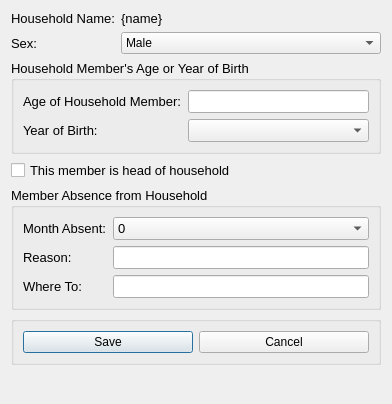
<?xml version="1.0" encoding="UTF-8"?>
<ui version="4.0">
 <class>AddHouseholdMember</class>
 <widget class="QDialog" name="AddHouseholdMember">
  <property name="windowModality">
   <enum>Qt::NonModal</enum>
  </property>
  <property name="geometry">
   <rect>
    <x>0</x>
    <y>0</y>
    <width>392</width>
    <height>404</height>
   </rect>
  </property>
  <property name="windowTitle">
   <string>Add Household Member</string>
  </property>
  <layout class="QFormLayout" name="formLayout_3">
   <item row="0" column="0">
    <widget class="QLabel" name="label">
     <property name="font">
      <font>
       <pointsize>10</pointsize>
      </font>
     </property>
     <property name="text">
      <string>Household Name:</string>
     </property>
    </widget>
   </item>
   <item row="0" column="1">
    <widget class="QLabel" name="lblHouseholdName">
     <property name="sizePolicy">
      <sizepolicy hsizetype="Expanding" vsizetype="Preferred">
       <horstretch>0</horstretch>
       <verstretch>0</verstretch>
      </sizepolicy>
     </property>
     <property name="font">
      <font>
       <pointsize>10</pointsize>
      </font>
     </property>
     <property name="text">
      <string>{name}</string>
     </property>
    </widget>
   </item>
   <item row="1" column="0">
    <widget class="QLabel" name="label_4">
     <property name="font">
      <font>
       <pointsize>10</pointsize>
      </font>
     </property>
     <property name="text">
      <string>Sex:</string>
     </property>
     <property name="buddy">
      <cstring>cboSex</cstring>
     </property>
    </widget>
   </item>
   <item row="1" column="1">
    <widget class="QComboBox" name="cboSex">
     <item>
      <property name="text">
       <string>Male</string>
      </property>
     </item>
     <item>
      <property name="text">
       <string>Female</string>
      </property>
     </item>
    </widget>
   </item>
   <item row="2" column="0" colspan="2">
    <widget class="QGroupBox" name="groupBox">
     <property name="font">
      <font>
       <pointsize>10</pointsize>
      </font>
     </property>
     <property name="title">
      <string>Household Member's Age or Year of Birth</string>
     </property>
     <layout class="QFormLayout" name="formLayout_2">
      <item row="0" column="0">
       <widget class="QLabel" name="label_2">
        <property name="font">
         <font>
          <pointsize>10</pointsize>
         </font>
        </property>
        <property name="text">
         <string>Age of Household Member:</string>
        </property>
        <property name="buddy">
         <cstring>txtAge</cstring>
        </property>
       </widget>
      </item>
      <item row="0" column="1">
       <widget class="QLineEdit" name="txtAge"/>
      </item>
      <item row="1" column="0">
       <widget class="QLabel" name="label_3">
        <property name="font">
         <font>
          <pointsize>10</pointsize>
         </font>
        </property>
        <property name="text">
         <string>Year of Birth:</string>
        </property>
        <property name="buddy">
         <cstring>cmbYearOfBirth</cstring>
        </property>
       </widget>
      </item>
      <item row="1" column="1">
       <widget class="QComboBox" name="cmbYearOfBirth"/>
      </item>
     </layout>
    </widget>
   </item>
   <item row="3" column="0" colspan="2">
    <widget class="QCheckBox" name="chkHeadHousehold">
     <property name="font">
      <font>
       <pointsize>10</pointsize>
      </font>
     </property>
     <property name="text">
      <string>This member is head of household</string>
     </property>
    </widget>
   </item>
   <item row="4" column="0" colspan="2">
    <widget class="QGroupBox" name="groupBox_2">
     <property name="font">
      <font>
       <pointsize>10</pointsize>
      </font>
     </property>
     <property name="title">
      <string>Member Absence from Household</string>
     </property>
     <layout class="QFormLayout" name="formLayout">
      <item row="0" column="0">
       <widget class="QLabel" name="label_5">
        <property name="font">
         <font>
          <pointsize>10</pointsize>
         </font>
        </property>
        <property name="text">
         <string>Month Absent:</string>
        </property>
        <property name="buddy">
         <cstring>cmbMonthsAbsent</cstring>
        </property>
       </widget>
      </item>
      <item row="0" column="1">
       <widget class="QComboBox" name="cmbMonthsAbsent">
        <item>
         <property name="text">
          <string>0</string>
         </property>
        </item>
        <item>
         <property name="text">
          <string>1</string>
         </property>
        </item>
        <item>
         <property name="text">
          <string>2</string>
         </property>
        </item>
        <item>
         <property name="text">
          <string>3</string>
         </property>
        </item>
        <item>
         <property name="text">
          <string>4</string>
         </property>
        </item>
        <item>
         <property name="text">
          <string>5</string>
         </property>
        </item>
        <item>
         <property name="text">
          <string>6</string>
         </property>
        </item>
        <item>
         <property name="text">
          <string>7</string>
         </property>
        </item>
        <item>
         <property name="text">
          <string>8</string>
         </property>
        </item>
        <item>
         <property name="text">
          <string>9</string>
         </property>
        </item>
        <item>
         <property name="text">
          <string>10</string>
         </property>
        </item>
        <item>
         <property name="text">
          <string>11</string>
         </property>
        </item>
        <item>
         <property name="text">
          <string>12</string>
         </property>
        </item>
       </widget>
      </item>
      <item row="1" column="0">
       <widget class="QLabel" name="label_6">
        <property name="text">
         <string>Reason:</string>
        </property>
        <property name="buddy">
         <cstring>txtReason</cstring>
        </property>
       </widget>
      </item>
      <item row="1" column="1">
       <widget class="QLineEdit" name="txtReason"/>
      </item>
      <item row="2" column="0">
       <widget class="QLabel" name="label_7">
        <property name="text">
         <string>Where To:</string>
        </property>
        <property name="buddy">
         <cstring>txtWhere</cstring>
        </property>
       </widget>
      </item>
      <item row="2" column="1">
       <widget class="QLineEdit" name="txtWhere"/>
      </item>
     </layout>
    </widget>
   </item>
   <item row="5" column="0" colspan="2">
    <widget class="QGroupBox" name="groupBox_3">
     <property name="title">
      <string/>
     </property>
     <layout class="QHBoxLayout" name="horizontalLayout">
      <item>
       <widget class="QPushButton" name="cmdSave">
        <property name="text">
         <string>Save</string>
        </property>
       </widget>
      </item>
      <item>
       <widget class="QPushButton" name="cmdCancel">
        <property name="text">
         <string>Cancel</string>
        </property>
       </widget>
      </item>
     </layout>
    </widget>
   </item>
  </layout>
 </widget>
 <tabstops>
  <tabstop>cboSex</tabstop>
  <tabstop>txtAge</tabstop>
  <tabstop>cmbYearOfBirth</tabstop>
  <tabstop>chkHeadHousehold</tabstop>
  <tabstop>cmbMonthsAbsent</tabstop>
  <tabstop>txtReason</tabstop>
  <tabstop>txtWhere</tabstop>
  <tabstop>cmdSave</tabstop>
  <tabstop>cmdCancel</tabstop>
 </tabstops>
 <resources/>
 <connections>
  <connection>
   <sender>cmdCancel</sender>
   <signal>clicked()</signal>
   <receiver>AddHouseholdMember</receiver>
   <slot>mdiClose()</slot>
   <hints>
    <hint type="sourcelabel">
     <x>342</x>
     <y>369</y>
    </hint>
    <hint type="destinationlabel">
     <x>209</x>
     <y>348</y>
    </hint>
   </hints>
  </connection>
  <connection>
   <sender>cmdSave</sender>
   <signal>clicked()</signal>
   <receiver>AddHouseholdMember</receiver>
   <slot>saveMember()</slot>
   <hints>
    <hint type="sourcelabel">
     <x>70</x>
     <y>358</y>
    </hint>
    <hint type="destinationlabel">
     <x>146</x>
     <y>366</y>
    </hint>
   </hints>
  </connection>
  <connection>
   <sender>cmbYearOfBirth</sender>
   <signal>currentIndexChanged(int)</signal>
   <receiver>AddHouseholdMember</receiver>
   <slot>updateYearOfBirth()</slot>
   <hints>
    <hint type="sourcelabel">
     <x>273</x>
     <y>138</y>
    </hint>
    <hint type="destinationlabel">
     <x>351</x>
     <y>189</y>
    </hint>
   </hints>
  </connection>
  <connection>
   <sender>txtAge</sender>
   <signal>editingFinished()</signal>
   <receiver>AddHouseholdMember</receiver>
   <slot>updateYearOfBirth()</slot>
   <hints>
    <hint type="sourcelabel">
     <x>300</x>
     <y>110</y>
    </hint>
    <hint type="destinationlabel">
     <x>362</x>
     <y>38</y>
    </hint>
   </hints>
  </connection>
 </connections>
 <slots>
  <slot>updateAge()</slot>
  <slot>updateYearOfBirth()</slot>
  <slot>saveMember()</slot>
  <slot>mdiClose()</slot>
 </slots>
</ui>
